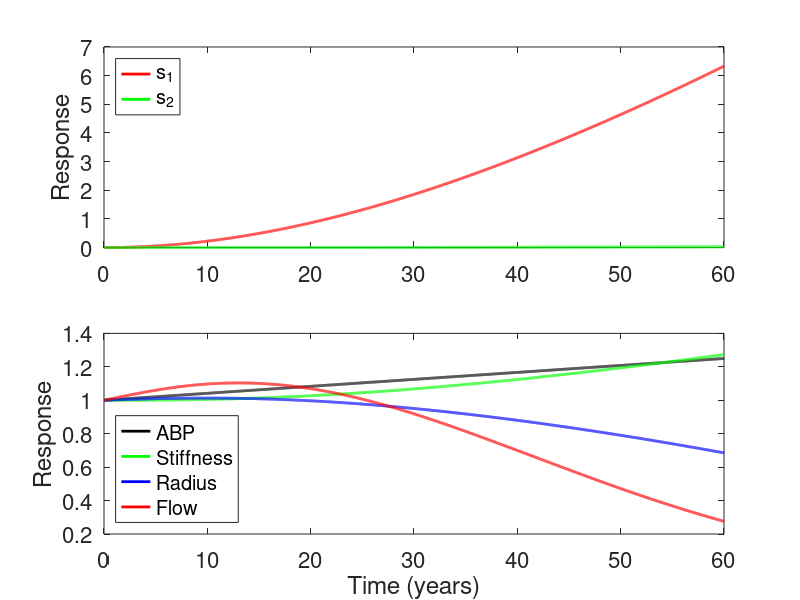

The MATLAB script that drew this image:
% Hypertension/exercise model of vascular flow
% function hypertensionexercise
% SJP 21.viii.24
function hypertensionexercise

a1 = 1; a2b = 1; b1 = 0.01; b2 = 0.2; al = 1; pb = 20;

t = 0:0.01:60; % Time in years
pa = 1+(0.25*t/60);
h = 1+(0.001*t/60);
y0 = [0 0 1];
[t,y] = ode45(@(t,y) odefn(t,y,a1,a2b,b1,b2,al,pb,pa,h), t, y0);
s1 = y(:,1); s2 = y(:,2); k = y(:,3);

% Compute radius and flow
r = 0.1:0.1:2; % Range of r
RT = 0.2+(0.5./(r.^4))+0.3;
Pa0P0 = 1/(0.25+0.3); R = 0*pa;
f = (((r.^2)-1)/al)+log(pb+1);
for i = 1:length(t)
    fk = (exp(k(i)*f)-1)/pb;
    fr = (Pa0P0*(pa(i).*(0.3+(0.25./(r.^4)))./RT))-fk;
    R(i) = interp1(fr,r,0,'spline');
end
q = pa.*(R.^4);

set(0,'defaultAxesFontSize',16), set(0, 'DefaultLineLineWidth', 2)
figure(1)
subplot(2,1,1), plot(t, s1, 'r', t, s2, 'g'), ylabel('Response')
legend('s_1', 's_2', 'Location', 'northwest')
subplot(2,1,2), plot(t, pa, 'k', t, k, 'g', t, R, 'b', t, q, 'r')
xlabel('Time (years)'), ylabel('Response')
legend('ABP', 'Stiffness', 'Radius', 'Flow', 'Location', 'southwest')
end

% Differential function
function dydt = odefn(t,y,a1,a2b,b1,b2,al,pb,pa,h)
% Read variables
s1 = y(1); s2 = y(2); k = y(3);
pa = interp1(0:0.01:60,pa,t); h = interp1(0:0.01:60,h,t);
% Compute radius by interpolation, then pm
r = 0.1:0.1:2; % Range of r
RT = 0.2+(0.5./(r.^4))+0.3;
Pa0P0 = 1/(0.25+0.3);
f = (((r.^2)-1)/al)+log(pb+1);
fk = (exp(k*f)-1)/pb;
fr = (Pa0P0*(pa.*(0.3+(0.25./(r.^4)))./RT))-fk;
R = interp1(fr,r,0,'spline');
pm = (exp(k*((((R^2)-1)/al)+log(pb+1)))-1)/pb;
dydt(1) = a1*(pm-1);
dydt(2) = a2b*(h-1);
dydt(3) = -(b2*(k-1))+(b1*(s1-s2));
dydt = dydt(:);
end
